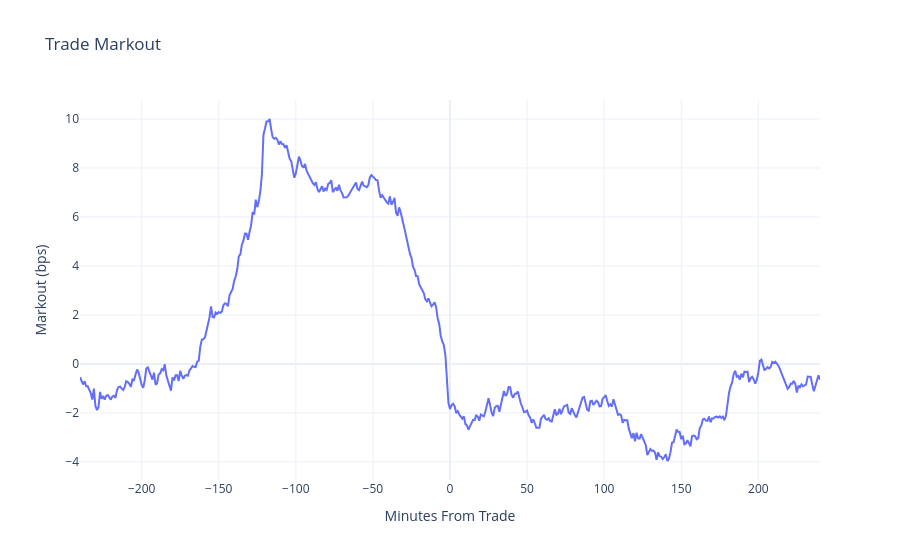

Notebook code for this chart:
### Code cell
from analytics.markout import Markout
markout = Markout(trader, minute_dict)
markout.calculate_markout(plot=True,
                          instruments=['USDZAR'],
                          start_date=dt.date(2025, 6, 1),
                          end_date=dt.date(2025, 7, 2),
                          T_before=pd.Timedelta(minutes=240),
                          T_after=pd.Timedelta(minutes=240))

### Figure 1 — Plotly figure (JSON) as saved in the notebook; plotly's stock layout.template omitted (floating-point values rounded to 4 significant figures; data arrays with more than 128 entries replaced by an {"elided": "..."} marker saying what was removed)
{"data": [{"mode": "lines", "name": "Markout", "type": "scatter", "x": {"elided": "481 float values"}, "y": {"elided": "481 float values"}}], "layout": {"title": {"text": "Trade Markout"}, "xaxis": {"title": {"text": "Minutes From Trade"}}, "yaxis": {"title": {"text": "Markout (bps)"}}}}
